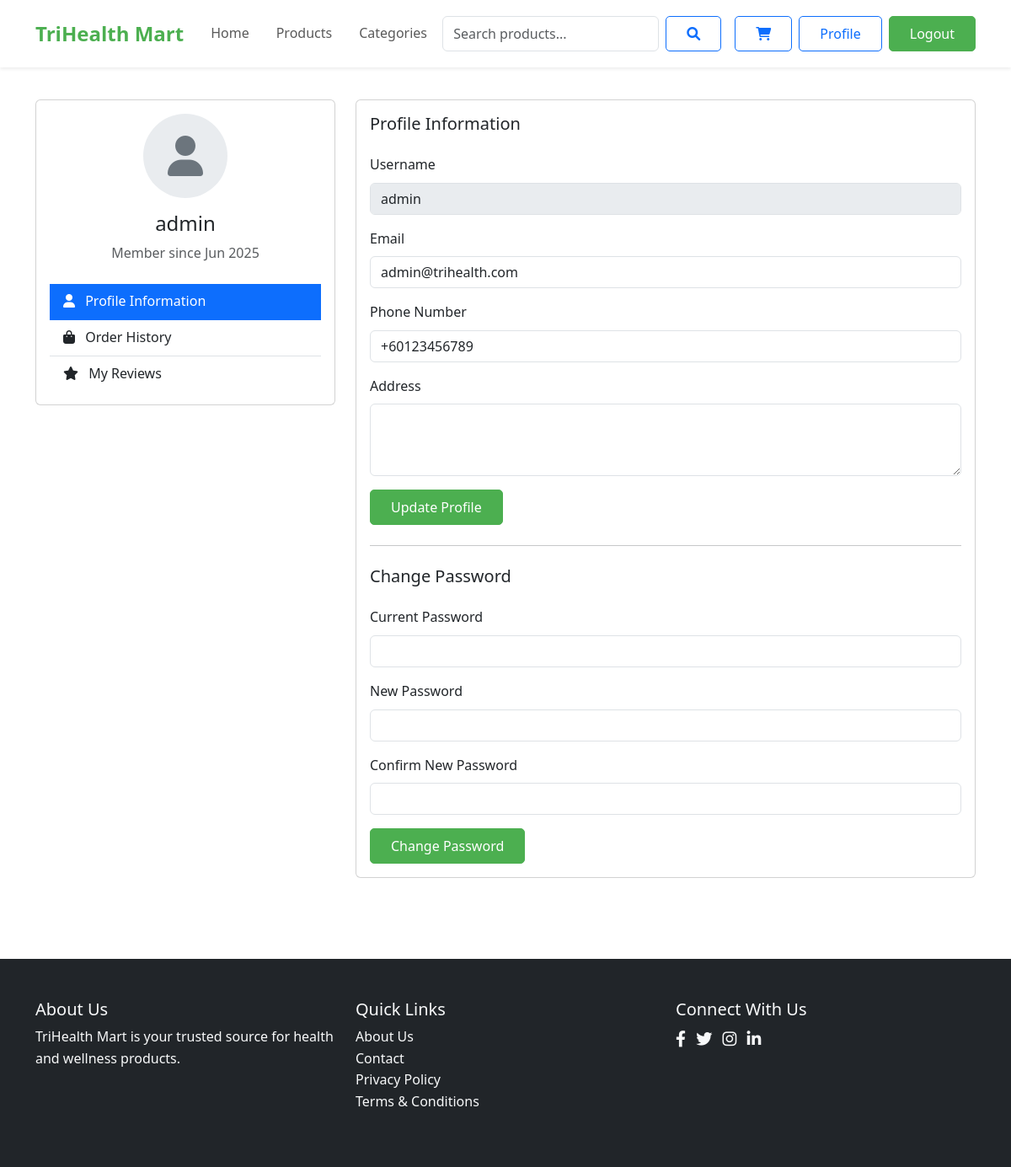
The app's page /profile.php (signed in) with its own data.
### tables this page shows
CREATE TABLE IF NOT EXISTS users (
    id INT PRIMARY KEY AUTO_INCREMENT,
    username VARCHAR(50) NOT NULL UNIQUE,
    email VARCHAR(100) NOT NULL UNIQUE,
    password VARCHAR(255) NOT NULL,
    phone VARCHAR(20) NOT NULL,
    address TEXT,
    role ENUM('admin', 'customer', 'delivery_man') NOT NULL DEFAULT 'customer',
    status ENUM('active', 'inactive') NOT NULL DEFAULT 'active',
    created_at TIMESTAMP DEFAULT CURRENT_TIMESTAMP,
    updated_at TIMESTAMP DEFAULT CURRENT_TIMESTAMP ON UPDATE CURRENT_TIMESTAMP
);

### profile.php (the view, shortened to what this page needs)
<?php
require_once 'config/database.php';
$user_id = $_SESSION['user_id'];
$stmt = $conn->prepare('SELECT * FROM users WHERE id = ?');
$stmt->execute([$user_id]);
$user = $stmt->fetch(PDO::FETCH_ASSOC);
?>
<!DOCTYPE html>
<html lang="en">
<head>
    <link href="https://cdn.jsdelivr.net/npm/bootstrap@5.3.0/dist/css/bootstrap.min.css" rel="stylesheet">
    <link rel="stylesheet" href="https://cdnjs.cloudflare.com/ajax/libs/font-awesome/6.0.0/css/all.min.css">
    <link rel="stylesheet" href="assets/css/style.css">
</head>
<body>
<?php include 'includes/header.php'; ?>
<div class="container py-5">
    <div class="row">
        <div class="col-md-4">
            <div class="card mb-4">
                <div class="card-body">
                    <div class="text-center mb-4">
                        <div class="avatar-circle mb-3">
                            <i class="fas fa-user fa-3x"></i>
                        </div>
                        <h4><?php echo htmlspecialchars($user['username']); ?></h4>
                        <p class="text-muted">Member since <?php echo date('M Y', strtotime($user['created_at'])); ?></p>
                    </div>
                    <div class="list-group list-group-flush">
                        <a href="#profile" class="list-group-item list-group-item-action active" data-bs-toggle="list">
                            <i class="fas fa-user me-2"></i> Profile Information
                        </a>
                        <a href="#orders" class="list-group-item list-group-item-action" data-bs-toggle="list">
                            <i class="fas fa-shopping-bag me-2"></i> Order History
                        </a>
                        <a href="#reviews" class="list-group-item list-group-item-action" data-bs-toggle="list">
                            <i class="fas fa-star me-2"></i> My Reviews
                        </a>
                    </div>
                </div>
            </div>
        </div>
        <div class="col-md-8">
            <div class="tab-content">
                <div class="tab-pane fade show active" id="profile">
                    <div class="card">
                        <div class="card-body">
                            <h5 class="card-title mb-4">Profile Information</h5>
                            <form method="POST">
                                <div class="mb-3">
                                    <label class="form-label">Username</label>
                                    <input type="text" class="form-control" value="<?php echo htmlspecialchars($user['username']); ?>" disabled>
                                </div>
                                <div class="mb-3">
                                    <label for="email" class="form-label">Email</label>
                                    <input type="email" class="form-control" id="email" name="email" value="<?php echo htmlspecialchars($user['email']); ?>" required>
                                </div>
                                <div class="mb-3">
                                    <label for="phone" class="form-label">Phone Number</label>
                                    <input type="tel" class="form-control" id="phone" name="phone" value="<?php echo htmlspecialchars($user['phone']); ?>" required>
                                </div>
                                <div class="mb-3">
                                    <label for="address" class="form-label">Address</label>
                                    <textarea class="form-control" id="address" name="address" rows="3" required><?php echo htmlspecialchars($user['address']); ?></textarea>
                                </div>
                                <button type="submit" name="update_profile" class="btn btn-primary">Update Profile</button>
                            </form>
                            <hr class="my-4">
                            <h5 class="card-title mb-4">Change Password</h5>
                            <form method="POST">
                                <div class="mb-3">
                                    <label for="current_password" class="form-label">Current Password</label>
                                    <input type="password" class="form-control" id="current_password" name="current_password" required>
                                </div>
                                <div class="mb-3">
                                    <label for="new_password" class="form-label">New Password</label>
                                    <input type="password" class="form-control" id="new_password" name="new_password" required>
                                </div>
                                <div class="mb-3">
                                    <label for="confirm_password" class="form-label">Confirm New Password</label>
                                    <input type="password" class="form-control" id="confirm_password" name="confirm_password" required>
                                </div>
                                <button type="submit" name="change_password" class="btn btn-primary">Change Password</button>
                            </form>
                        </div>
                    </div>
                </div>
            </div>
        </div>
    </div>
</div>
<?php include 'includes/footer.php'; ?>
</body>
</html>

### assets/css/style.css (style rules this page uses)
:root { --primary-color: #4CAF50; --secondary-color: #2196F3; --dark-color: #333; --light-color: #f4f4f4; --danger-color: #dc3545; --success-color: #28a745; }
body { font-family: 'Segoe UI', Tahoma, Geneva, Verdana, sans-serif; line-height: 1.6; color: var(--dark-color); }
.btn { padding: 0.5rem 1.5rem; border-radius: 5px; font-weight: 500; transition: all 0.3s ease; }
.btn-primary { background-color: var(--primary-color); border-color: var(--primary-color); }

### profile.php (style rules this page uses)
.avatar-circle { width: 100px; height: 100px; background-color: #e9ecef; border-radius: 50%; display: flex; align-items: center; justify-content: center; margin: 0 auto; }
.avatar-circle i { color: #6c757d; }
.list-group-item.active { background-color: #0d6efd; border-color: #0d6efd; }

### records on screen
users: username "admin", created_at "Jun 2025", email "admin@trihealth.com", phone "+60123456789"
